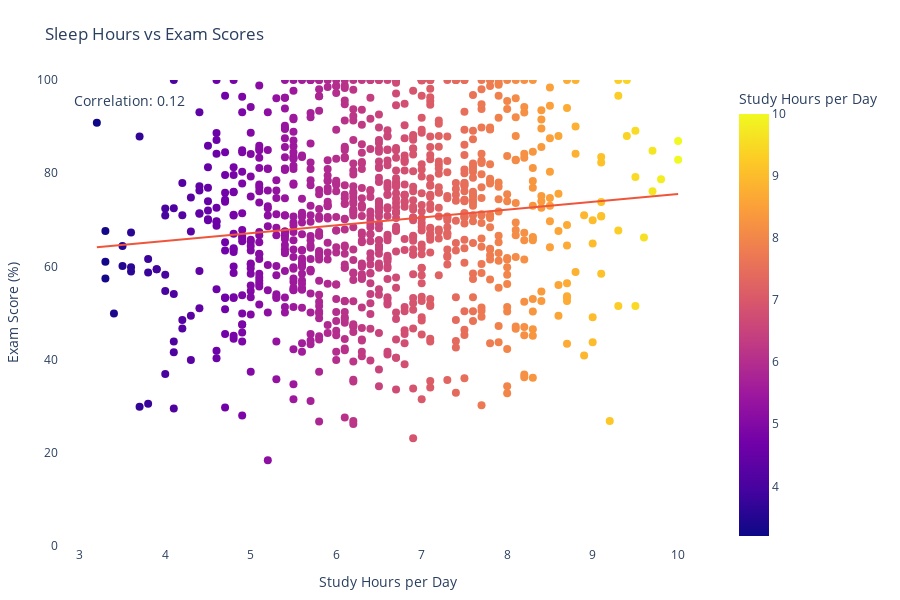

Source (notebook cell):
### Code cell
fig = px.scatter(df,
                 x='sleep_hours',
                 y='exam_score',
                 color='sleep_hours',
                 hover_data=['student_id', 'age', 'gender', 'mental_health_rating'],
                 title='Sleep Hours vs Exam Scores',
                 labels={
                     'sleep_hours': 'Study Hours per Day',
                     'exam_score': 'Exam Score (%)',
                 },
                 height=600,
                 width=900,
                 trendline="ols"
                )
 
# Calculate correlation
correlation = df['sleep_hours'].corr(df['exam_score'])
correlation_text = f'Correlation: {correlation:.2f}'
 
# Update layout for better visibility
fig.update_layout(
    plot_bgcolor='white',
    legend=dict(
        bgcolor='rgba(255,255,255,0.8)',
        bordercolor='black',
        borderwidth=1,
        title=dict(text="Education Level"),
        orientation="h",
        yanchor="bottom",
        y=1.02,
        xanchor="right",
        x=1
    ),
    annotations=[
        dict(
            x=0.02,
            y=0.98,
            xref="paper",
            yref="paper",
            text=correlation_text,
            showarrow=False,
            font=dict(size=14)
        )
    ],
    font=dict(size=12),
    yaxis_range=[0, 100],
    margin=dict(l=50, r=50, t=80, b=50)
)
 
# Update hover tooltips with percentage format
fig.update_traces(
    marker=dict(size=8),
    hovertemplate="<br>".join([
        "Study Hours: %{x:.1f}",
        "Exam Score: %{y:.1f}%",
        "<extra></extra>"
    ])
)
 
fig.show()

### Figure 1 — Plotly figure (JSON) as saved in the notebook; plotly's stock layout.template omitted (floating-point values rounded to 4 significant figures; data arrays with more than 128 entries replaced by an {"elided": "..."} marker saying what was removed)
{"data": [{"customdata": {"elided": "1000x4 mixed values"}, "hovertemplate": "Study Hours: %{x:.1f}<br>Exam Score: %{y:.1f}%<br><extra></extra>", "legendgroup": "", "marker": {"color": {"elided": "1000 float values"}, "coloraxis": "coloraxis", "size": 8, "symbol": "circle"}, "mode": "markers", "name": "", "orientation": "v", "showlegend": false, "type": "scatter", "x": {"elided": "1000 float values"}, "xaxis": "x", "y": {"elided": "1000 float values"}, "yaxis": "y"}, {"hovertemplate": "Study Hours: %{x:.1f}<br>Exam Score: %{y:.1f}%<br><extra></extra>", "legendgroup": "", "marker": {"size": 8, "symbol": "circle"}, "mode": "lines", "name": "", "showlegend": false, "type": "scatter", "x": {"elided": "1000 float values"}, "xaxis": "x", "y": {"elided": "1000 float values"}, "yaxis": "y"}], "layout": {"annotations": [{"font": {"size": 14}, "showarrow": false, "text": "Correlation: 0.12", "x": 0.02, "xref": "paper", "y": 0.98, "yref": "paper"}], "coloraxis": {"colorbar": {"title": {"text": "Study Hours per Day"}}, "colorscale": [[0, "#0d0887"], [0.1111, "#46039f"], [0.2222, "#7201a8"], [0.3333, "#9c179e"], [0.4444, "#bd3786"], [0.5556, "#d8576b"], [0.6667, "#ed7953"], [0.7778, "#fb9f3a"], [0.8889, "#fdca26"], [1, "#f0f921"]]}, "font": {"size": 12}, "height": 600, "legend": {"bgcolor": "rgba(255,255,255,0.8)", "bordercolor": "black", "borderwidth": 1, "orientation": "h", "title": {"text": "Education Level"}, "tracegroupgap": 0, "x": 1, "xanchor": "right", "y": 1.02, "yanchor": "bottom"}, "margin": {"b": 50, "l": 50, "r": 50, "t": 80}, "plot_bgcolor": "white", "title": {"text": "Sleep Hours vs Exam Scores"}, "width": 900, "xaxis": {"anchor": "y", "domain": [0, 1], "title": {"text": "Study Hours per Day"}}, "yaxis": {"anchor": "x", "domain": [0, 1], "range": [0, 100], "title": {"text": "Exam Score (%)"}}}}
